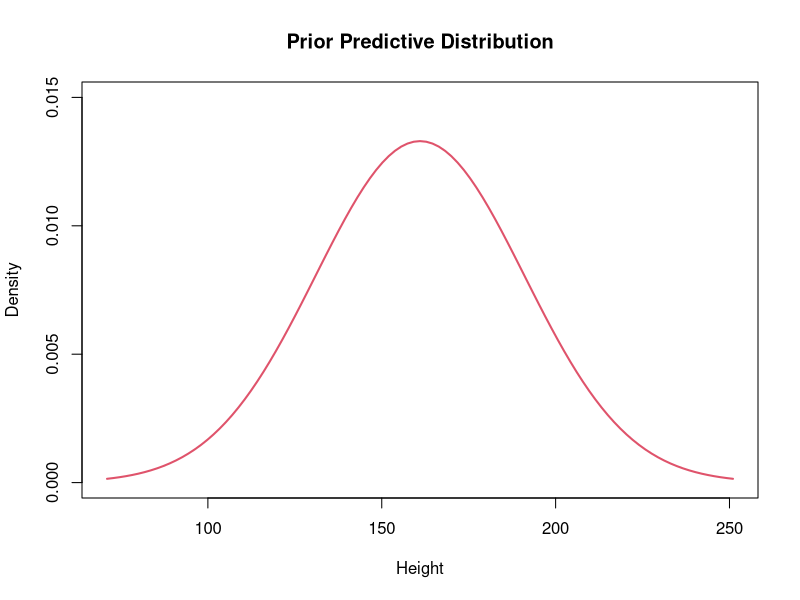
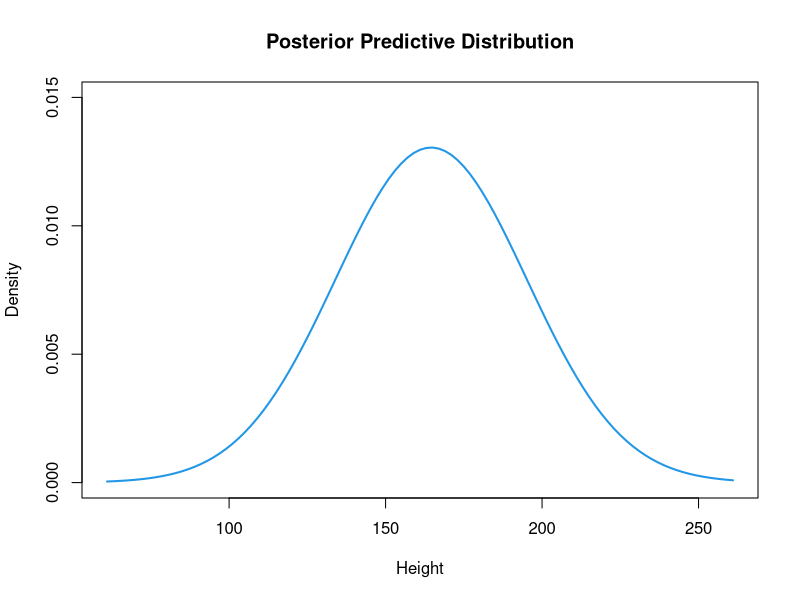
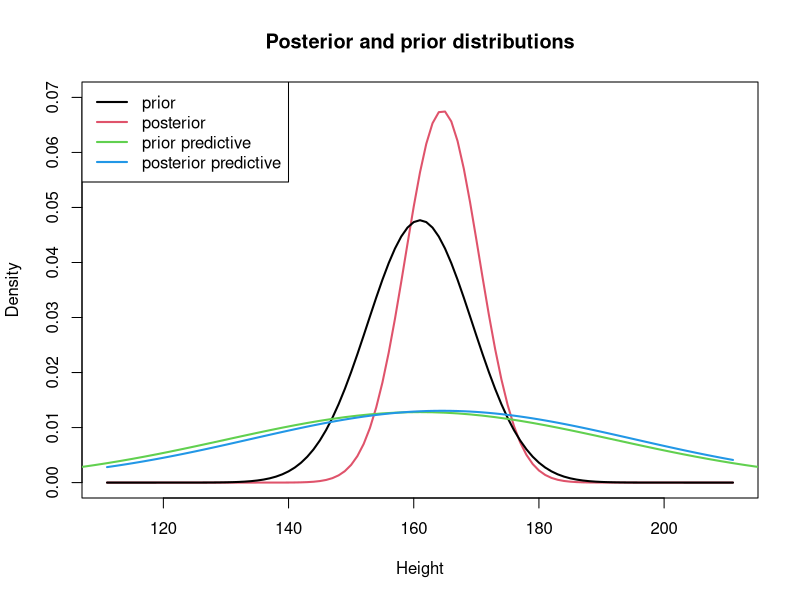
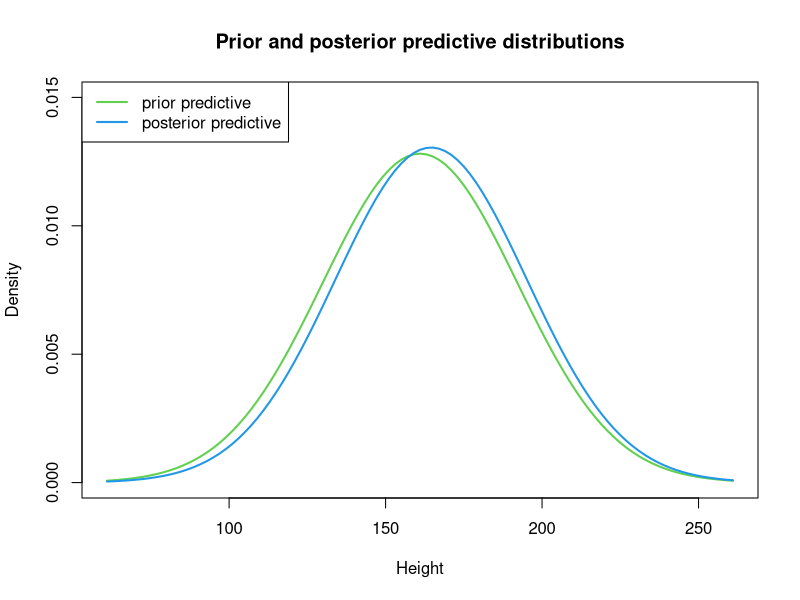
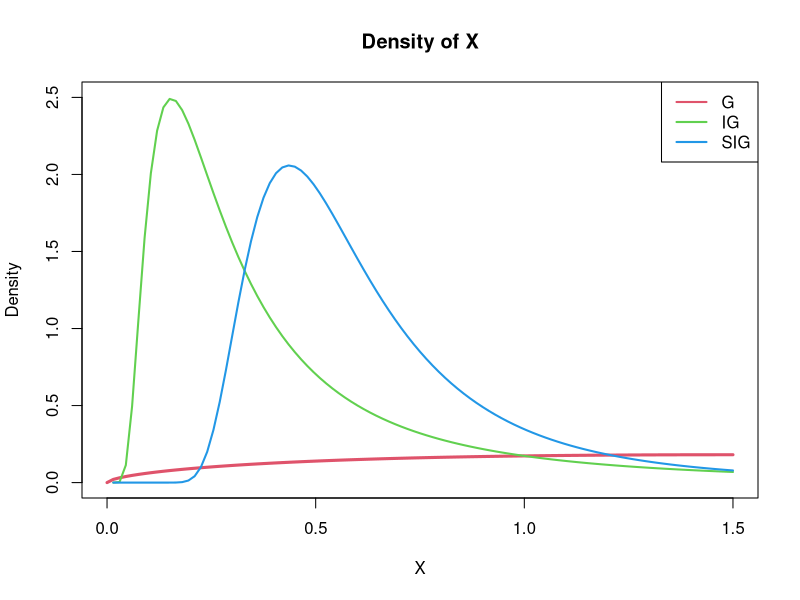
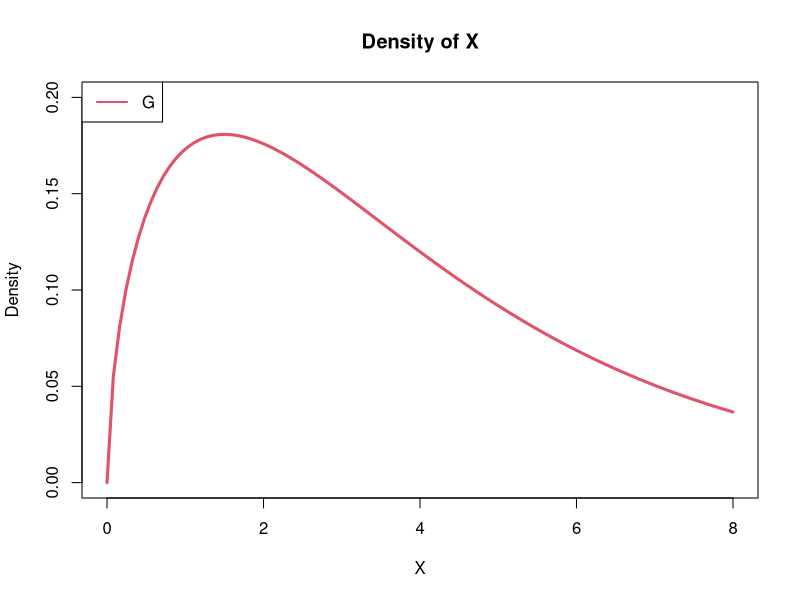
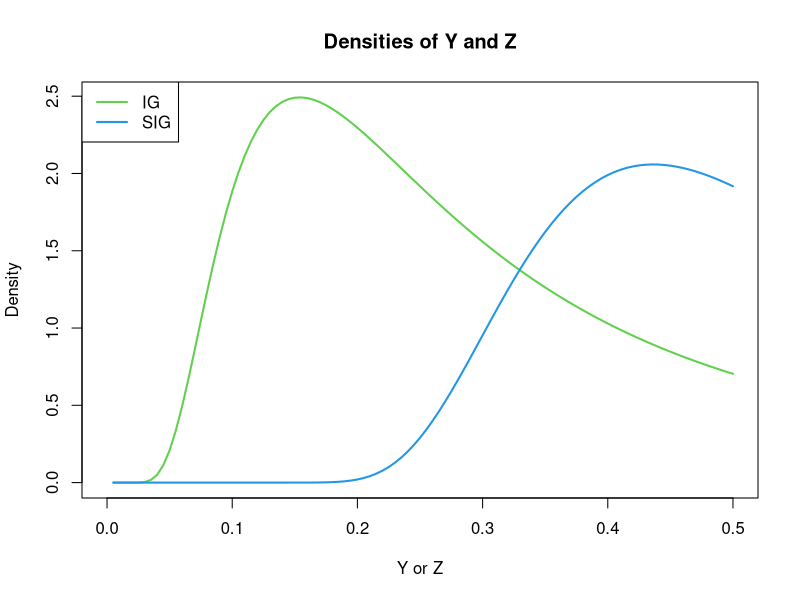
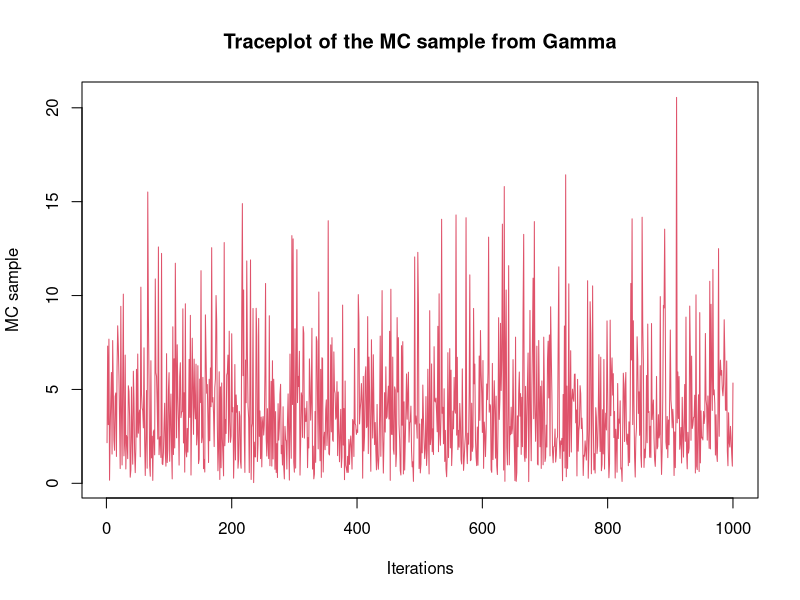

Write R code to recreate these figures, in order.
## ---- chunk 1
knitr::opts_chunk$set(echo = TRUE)
## ---- chunk 2
height <- c(166,168,168,177,160,170,172,159,175,164,175,167,164)
n      <- length(height) # sample size
y.bar  <- mean(height)   # sample mean
kappa  <- 1/900          # precision for data
mu     <- 161            # prior mean
lambda <- 1/70           # prior precision

## Compute standard deviation, posterior mean and precision
std_dev <- sqrt((1/lambda) + (1/kappa))
mu.post     <- (kappa*n*y.bar + lambda*mu) / (n*kappa + lambda)
lambda.post <- n*kappa + lambda
## ---- chunk 3
curve(dnorm(x, mean=mu, sd=sqrt(1/kappa)), ylim=c(0, 0.015), xlim=c(71, 251), 
      col=2, lwd=2, xlab="Height", ylab="Density", main="Prior Predictive Distribution")
## ---- chunk 4
## P[y > 200] for one future observation of Height
pnorm(200, mean=mu, sd=sqrt(1/lambda + 1/kappa), lower.tail=F)
## ---- chunk 5
## Compute posterior mean and precision
mu.post     <- (kappa*n*y.bar + lambda*mu) / (n*kappa + lambda)
lambda.post <- n*kappa + lambda

cat(sprintf("Posterior mean is %.4f \nPosterior inversed precision is %.4f", 
            mu.post, 1/lambda.post))
## ---- chunk 6
curve(dnorm(x, mean=mu.post, sd=sqrt(1/lambda.post + 1/kappa)), ylim=c(0, 0.015), 
      xlim=c(61, 261), col=4, lwd=2, xlab="Height", ylab="Density", 
      main="Posterior Predictive Distribution")
## ---- chunk 7
pnorm(200, mean=mu.post, sd=sqrt(1/lambda.post+1/kappa), lower.tail=F)
## ---- chunk 8
curve(dnorm(x, mean=164.558, sd=sqrt(34.80663)), ylim=c(0, 0.07), xlim=c(111, 211), 
      col=2, lwd=2, xlab="Height", ylab="Density", 
      main="Posterior and prior distributions")
curve(dnorm(x, mean=161, sd=sqrt(70)), col=1, lwd=2, add=TRUE)
curve(dnorm(x, mean=161, sd=sqrt(970)), ylim=c(0, 0.015), xlim=c(61, 261), col=3, lwd=2, 
      add=T)
curve(dnorm(x, mean=164.558, sd=sqrt(934.80663)), col=4, lwd=2, add=TRUE)
legend("topleft", legend=c("prior", "posterior","prior predictive", "posterior predictive"), 
       col=c(1:4), lwd=2)

curve(dnorm(x, mean=161, sd=sqrt(970)), ylim=c(0, 0.015), xlim=c(61, 261), col=3, lwd=2, 
      xlab="Height", ylab="Density", main="Prior and posterior predictive distributions")
curve(dnorm(x, mean=164.558, sd=sqrt(934.80663)), col=4, lwd=2, add=TRUE)
legend("topleft", legend=c("prior predictive", "posterior predictive"), col=3:4, lwd=2)
## ---- chunk 9
df <- data.frame(
  Mean=c(mu, mu.post, mu, mu.post), 
  Variance=c(1/lambda, 1/lambda.post, 1/lambda+1/kappa, 1/lambda.post+1/kappa), 
  SD=c(sqrt(1/lambda),sqrt(1/lambda.post), sqrt(1/lambda+1/kappa), sqrt(1/lambda.post+1/kappa))
)
rownames(df) <- c("Prior","Posterior", "Prior predictive", "Posterior predictive")
knitr::kable(df, align="c", caption="Summary statistics")
## ---- chunk 10
## Define inverse-gamma distribution function
dinvgamma <- function(x, a, b) {
  return(
    (b^a)/gamma(a) * (1/x)^(a+1) * exp(-b/x)
  )
}

## Define square root inverse-gamma distribution function
dsqrtinvgamma <- function(x, a, b) {
  return(
    2 * (b^a)/gamma(a) * (1/x)^(2*a+1) * exp(-b/(x^2))
  )
}
## ---- chunk 11
a <- 1.6
b <- 0.4
## ---- chunk 12
curve(dgamma(x, shape=a, rate=b), xlim=c(0, 1.5), ylim=c(0, 2.5), col=2, lwd=3, 
      xlab="X", ylab="Density", main="Density of X")
curve(dinvgamma(x, a, b), col=3, lwd=2, add=TRUE)
curve(dsqrtinvgamma(x, a, b), add=TRUE, col=4, lwd=2)
legend("topright", legend=c("G", "IG", "SIG"), col=2:4, lwd=2)
## ---- chunk 13
curve(dgamma(x, shape=a, rate=b), xlim=c(0, 8), ylim=c(0, 0.2), col=2, lwd=3, 
      xlab="X", ylab="Density", main="Density of X")
legend("topleft", legend="G", col=2, lwd=2)

curve(dinvgamma(x, a, b), xlim=c(0, 0.5), col=3, lwd=2, 
      main="Densities of Y and Z", y="Density", xlab="Y or Z")
curve(dsqrtinvgamma(x, a, b), add=TRUE, col=4, lwd=2)
legend("topleft", legend=c("IG", "SIG"), col=c(3, 4), lwd=2)
## ---- chunk 14
## Set seed for reproducible results
set.seed(44566)

## Parameters for Gamma
a <- 1.6 # shape
b <- 0.4 # rate (inverse of scale)

## MC sample size
M <- 1000
## ---- chunk 15
## Generate a MC sample of size 1000 from Gamma 
mc.G <- rgamma(M, shape=a, rate=b)

## Generate a MC sample of size 1000 from Inverse Gamma 
mc.IG <- 1 / mc.G

## Generate a MC sample of size 1000 from Square root Inverse Gamma 
mc.SIG <- sqrt(1/mc.G)
## ---- chunk 16
plot(1:M, mc.G, type="l", col=2, xlab="Iterations", ylab="MC sample", 
     main="Traceplot of the MC sample from Gamma")
hist(mc.G, breaks=50, freq=FALSE, xlab="X", main="Histogram of MC sample of X")
curve(dgamma(x, a, b), add=TRUE, col=2, lwd=2)

plot(1:M, mc.IG, type="l", col=3, xlab="Iterations", ylab="MC sample", 
     main="Traceplot of the MC sample from Inverse Gamma")
hist(mc.IG, breaks=50, freq=FALSE, xlab="Y", main="Histogram of MC sample of Y")
curve(dinvgamma(x, a, b), add=TRUE, col=3, lwd=2)

plot(1:M, mc.SIG, type="l", col=4, xlab="Iterations", ylab="MC sample", 
     main="Traceplot of the MC sample from Square root Inverse Gamma")
hist(mc.SIG, breaks=50, freq=FALSE, ylim=c(0, 2), xlab="Z", 
     main="Histogram of MC sample of Z")
curve(dsqrtinvgamma(x, a, b), add=TRUE, col=4, lwd=2)
## ---- chunk 17
hist(mc.G, breaks=50, freq=FALSE)
curve(dgamma(x, a, b), add=TRUE, col=2, lwd=2)

hist(mc.IG, breaks=50, freq=FALSE)
curve(dinvgamma(x, a, b), add=TRUE, col=3, lwd=2)

hist(mc.SIG, breaks=50, freq=FALSE, ylim=c(0, 2))
curve(dsqrtinvgamma(x, a, b), add=TRUE, col=4, lwd=2)
## ---- chunk 18
hist(mc.G, breaks=50, freq=FALSE)
curve(dgamma(x, a, b), from=min(mc.G), to=max(mc.G), add=TRUE, col=2, lwd=2)

hist(mc.IG, breaks=50, freq=FALSE)
curve(dinvgamma(x, a, b), from=min(mc.IG), to=max(mc.IG), add=TRUE, col=3, lwd=2)

hist(mc.SIG, breaks=50, freq=FALSE, ylim=c(0, 2))
curve(dsqrtinvgamma(x, a, b), from=min(mc.SIG), to=max(mc.SIG), add=TRUE, col=4, lwd=2)
## ---- chunk 19
## Gamma
meanG <- mean(mc.G)
medG <- median(mc.G)

## Inverse Gamma
meanIG <- mean(mc.IG)
medIG <- median(mc.IG)

## Square root Inverse Gamma
meanSIG <- mean(mc.SIG)
medSIG <- median(mc.SIG)
## ---- chunk 20
df <- data.frame(
  c(meanG, meanIG, meanSIG), 
  c(medG, medIG, medSIG)
)
colnames(df) <- c("Sample Mean", "Sample Median")
rownames(df) <- c("G", "IG", "SIG")

knitr::kable(df, caption="Summary statistics", align="c")
## ---- chunk 21
cat(sprintf(
  "Median of X: %.4f\nOne over median of Y: %.4f\nOne over squared median of Z: %.4f", 
  medG, 1/medIG, 1/medSIG^2
))
## ---- chunk 22
cat(sprintf(
  "Mean of X: %.4f\nOne over mean of Y: %.4f\nOne over squared mean of Z: %.4f", 
  meanG, 1/meanIG, 1/meanSIG^2
))
## ---- chunk 23
par(mfrow = c(1,2))
x <- seq(from =0, to = 2, length.out = 100)
plot(x=x, y = 1/x,type = "l")
plot(x=x, y = sqrt(1/x), type = "l")
## ---- chunk 24
#Because both are convex
1/meanG <= meanIG
sqrt(1/meanG) <= meanSIG
